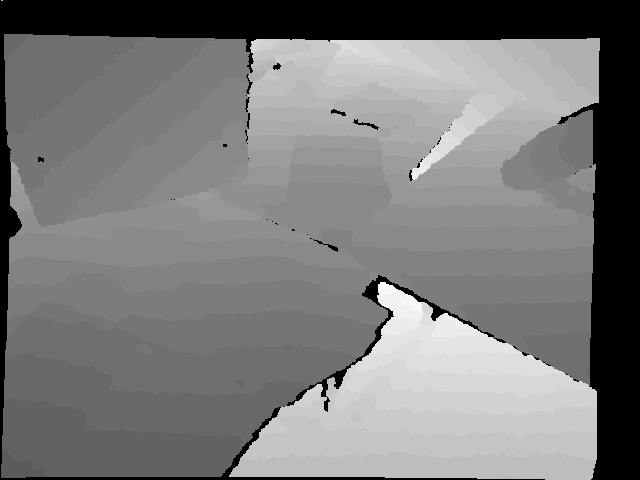
//> input picture ch8/data/depth/1305031453.374112.png, 640 x 480 px
$ ./imageBasics ../../ch8/data/depth/1305031453.374112.png   (built with g++ and OpenCV 4)
//> lines starting //> are read from the running program, lines starting //| are printed output that depends on the picture; after the words box and inside, x2 and y2 are one past the last pixel; in counts of white or black regions, pixels touching at a corner belong together
#include <iostream>
#include <chrono>
#include <opencv2/core/core.hpp>
#include <opencv2/highgui/highgui.hpp>

using namespace std;

int main(int argc, char** argv) {
    // 读取argv[1]指定的图像
    cv::Mat image;
    image = cv::imread(argv[1]); // cv::imread函数读取指定路径下的图像
//> image is the input picture: 480 rows x 640 cols, CV_8UC3; min 0, max 39, mean 18.7
    // 判断图像文件是否正确读取
    if (image.data == nullptr) { // 数据不存在,可能是文件不存在
        cerr << "File" << argv[1] << "does not exist." << endl;
        return 0;
    }

    // 文件顺利读取, 首先输出一些基本信息
    cout << "图像宽为" << image.cols << ",高为" << image.rows
         << ",通道数为" << image.channels() << endl;
//| 图像宽为640,高为480,通道数为3
    cv::imshow("image", image); // 用cv::imshow显示图像
    cv::waitKey(0); // 暂停程序,等待一个按键输入
    // 判断image的类型
    if (image.type() != CV_8UC1 && image.type() != CV_8UC3){
        // 图像类型不符合要求
        cout << "请输入一张彩色图或灰度图." << endl;
        return 0;
    }

    // 遍历图像, 请注意以下遍历方式亦可使用于随机像素访问
    // 使用std::chrono来给算法计时
    chrono::steady_clock::time_point t1 = chrono::steady_clock::now();
    for (size_t y = 0; y < image.rows; y++) {
        // 用cv::Mat::ptr获得图像的行指针
        unsigned char *row_ptr = image.ptr<unsigned char>(y); // row_ptr是第y行的头指针
        for (size_t x = 0; x < image.cols; x++) {
            // 访问位于 x,y 处的像素
            unsigned char *data_ptr = &row_ptr[x*image.channels()]; // data_ptr指向待访问的像素数据
            // 输出该像素的每个通道,如果是灰度图就只有一个通道
            for (int c = 0; c != image.channels(); c++) {
                unsigned char data = data_ptr[c]; // data为I(x,y)第c个通道的值
            }
        }
    }
    chrono::steady_clock::time_point t2 = chrono::steady_clock::now();
    chrono::duration<double> time_used = chrono::duration_cast<chrono::duration<double>>(t2-t1);
    cout << "遍历图像用时：" << time_used.count() << " 秒。" << endl;

    // 关于cv::Mat的拷贝
    // 直接赋值并不会拷贝数据
    cv::Mat image_another = image;
    // 修改image_another会导致image发生变化
    image_another(cv::Rect(0,0,100,100)).setTo(0); // 将左上角100*100的块置零
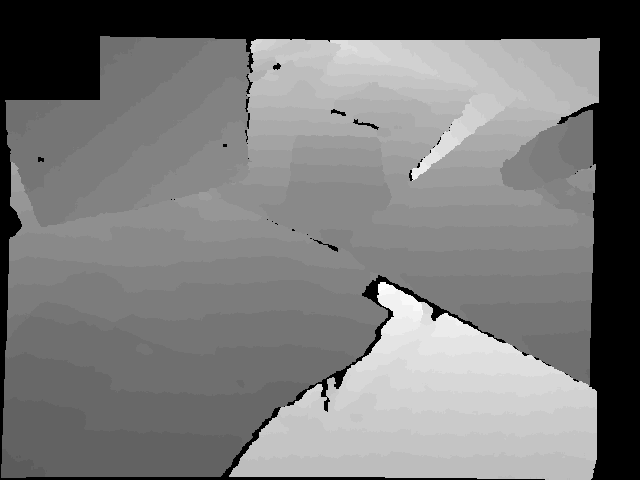
//> image_another: 480 rows x 640 cols, CV_8UC3; 2.02% of pixels changed, all inside (x1, y1, x2, y2) = (1, 0, 100, 100); drawn with min black and max white
    cv::imshow("image", image);
    cv::waitKey(0);

    // 使用clone函数来拷贝数据
    cv::Mat image_clone = image.clone();
    image_clone(cv::Rect(0,0,100,100)).setTo(255);
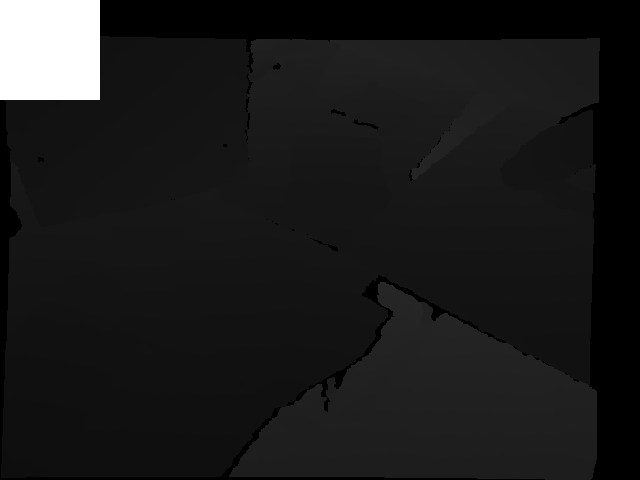
//> image_clone: 480 rows x 640 cols, CV_8UC3; 3.26% of pixels changed, all inside (x1, y1, x2, y2) = (0, 0, 100, 100)
    cv::imshow("image", image);
    cv::imshow("image_clone", image_clone);
    cv::waitKey(0);

    // 对于图像还有很多基本的操作,如剪切,旋转,缩放等,限于篇幅就不一一介绍了,请参看OpenCV官方文档查询每个函数的调用方法.
    cv::destroyAllWindows();
    return 0;
}

$ run again, on ch8/data/depth/1305031453.436941.png
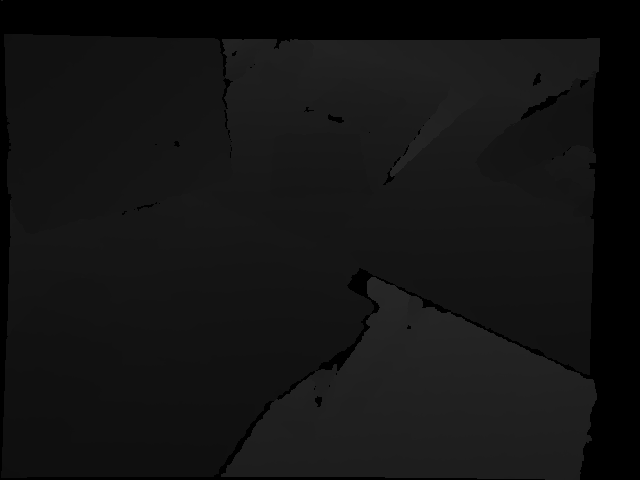
//> input picture ch8/data/depth/1305031453.436941.png, 640 x 480 px
//> image is the input picture: 480 rows x 640 cols, CV_8UC3; min 0, max 40, mean 18.9
//| 图像宽为640,高为480,通道数为3
//> image_another: 480 rows x 640 cols, CV_8UC3; 2.01% of pixels changed, all inside (x1, y1, x2, y2) = (1, 0, 100, 100)
//> `image_clone(cv::Rect(0,0,100,100)).setTo(255);`:
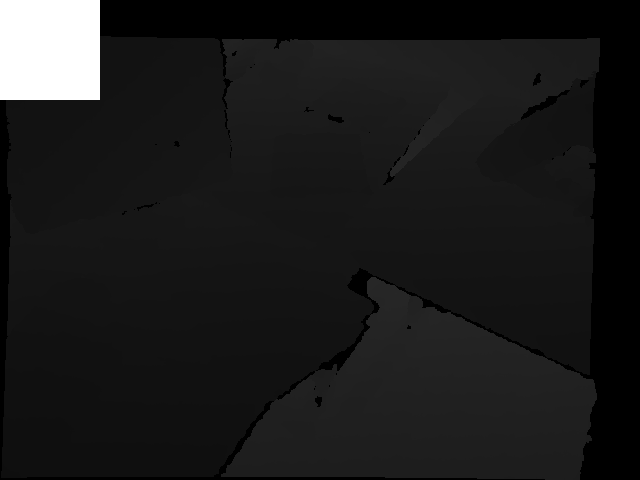
//> image_clone: 480 rows x 640 cols, CV_8UC3; min 0, max 255, mean 26.9
